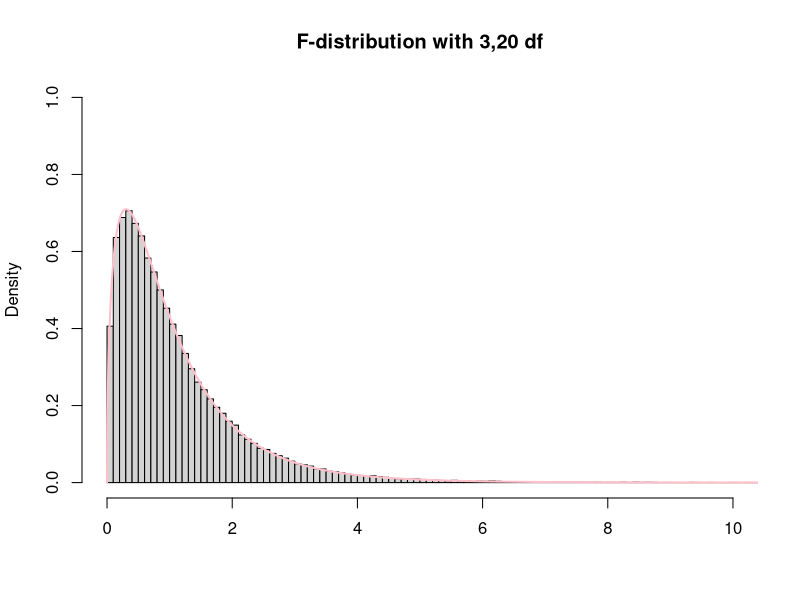

R code for this plot:
library(tidyverse)
library(lme4)
library(lmerTest)

# additive ANOVA model with one factor

A <- c(62,60,63,59)
B <- c(63,67,71,64,65,66)
C <- c(68,66,71,67,68,68)
D <- c(56,62,60,61,63,64,63,59)

data1 <- tibble(group = c(rep("A", length(A)),
                          rep("B", length(B)),
                          rep("C", length(C)),
                          rep("D", length(D))),
                obj_time = c(A,B,C,D))

glimpse(data1)

data1 %>% summarize(mean(obj_time)) # mean(data1$obj_time)

mean(A) # data1 %>% filter(group == "A") %>% summarize(mean(obj_time))
mean(B)
mean(C)
mean(D)

data1 %>% group_by(group) %>% summarize(mean(obj_time))

data1 <- data1 %>% mutate(grand_mean = mean(obj_time))  # grand mean is mean of all data points

data1 <- data1 %>% group_by(group) %>% mutate(group_mean = mean(obj_time)) %>% ungroup()

data1

data1 <- data1 %>% mutate(group_effect = group_mean - grand_mean,
                          error = obj_time - group_mean)
# group effect is difference between group mean and grand mean
# error is difference between data point and group mean
# best prediction if you don't know group is grand mean
# best prediction if you do know group is group mean

data1 %>% print(n=Inf)

data1$grand_mean^2

# sums of squares ... add together
sum(data1$obj_time^2)
sum(data1$grand_mean^2)
sum(data1$group_effect^2)
sum(data1$error^2)

sum(data1$obj_time^2) == sum(data1$grand_mean^2) + sum(data1$group_effect^2) + sum(data1$error^2)
# evaluates whether sum of squared data points equals sums of squares of components, and it does

# remember sample variance formula: sum of deviations from mean squared over n - 1
# that "n - 1" deducts a "degree of freedom" because you have estimated the sample mean to get the
# deviations from the mean

# degrees of freedom: if you estimate a mean or other quantity you lose one
# if I know the mean of a sample of 3 data points is 10
# and I also know that two of the three data points are 8 and 9
# then I can calculate that the third data point has to be 13 because (8+9+?)/3 has to equal 10
# I only have two "degrees of freedom" for the data points once I know the overall mean

sum(data1$group_effect^2)/3
sum(data1$error^2)/20

# dividing a sum of squared differences by the degrees of freedom gives an estimate of the variance
# both of these are estimates of variance in data set if group is uninformative about value of data points
# but if the group contains information about the value of the data points then
# the estimate of variance based on group mean deviations will be inflated
# we can test whether the ratio of these estimates differs from 1
# the ratio of two sample variances is distributed as an F distribution

(f_stat_1 <- (sum(data1$group_effect^2)/3)/(sum(data1$error^2)/20))

x <- rf(100000, df1 = 3, df2 = 20)
hist(x, 
     breaks = 'Scott', 
     freq = FALSE, 
     xlim = c(0,10), 
     ylim = c(0,1), main = "F-distribution with 3,20 df",
     xlab = '')

curve(df(x, df1 = 3, df2 = 20), from = 0, to = 11, n = 5000, col= 'pink', lwd=2, add = T)

# can see that this F statistic is extreme - wayyyy out in the tail 
# very different from expected value around 1

## back to ANOVA!

glimpse(data1)

lm(obj_time ~ group, data = data1) %>% anova()
# these numbers should all be familiar

aov(obj_time ~ group, data = data1) %>% summary()
# "aov" analysis of variance function is just a wrapper on lm

f_stat_1

pf(f_stat_1, df1 = 3, df2 = 20, lower.tail = FALSE) # same value as lm / ANOVA

## what about regression?

# make dummy-coded variables
data1 <- data1 %>% mutate(B_group = case_when(group == "B" ~ 1,
                                              TRUE ~ 0),
                          C_group = case_when(group == "C" ~ 1,
                                              TRUE ~ 0),
                          D_group = case_when(group == "D" ~ 1,
                                              TRUE ~ 0))

data1 %>% print(n = Inf)
# we need 3 dummy coded variables to summarize 4 groups
# if a data point is not in B, C, or D, it must be A
# thus A is the "reference level"
# 3 dummy coded variables <-> 3 degrees of freedom in group effect

lm(obj_time ~ B_group + C_group + D_group, data = data1) %>% summary()
# Intercept is mean of group A ... "reference level"
# coefficient of group B is the difference between mean of A and mean of B
# coefficient of group C is the difference between mean of A and mean of C
# coefficient of group D is the difference between mean of A and mean of D

lm(obj_time ~ group, data = data1) %>% summary()
# let R do it by itself and produces the same coefficients
# notice: the F statistic for the multiple R squared is the same as we calculated for ANOVA
lm(obj_time ~ group, data = data1) %>% anova()
